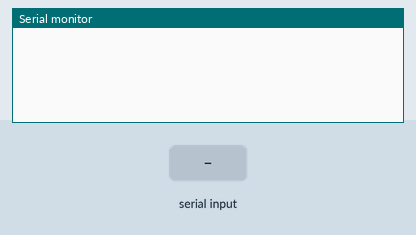
This sketch was run on a simulated Arduino Uno, built with avr-gcc and run on an emulated ATmega328P. On the bench: the last lines printed to the serial monitor. Inputs (shaded band) come from the test bench.

Above: at 1.2 s.
1.3 s: "1" received over Serial
At 2.4 s:
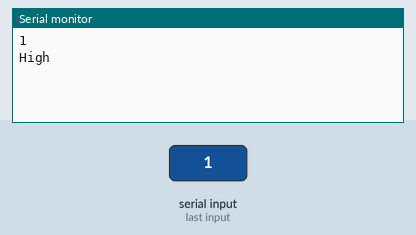
2.8 s: "0" received over Serial
At 3.5 s:
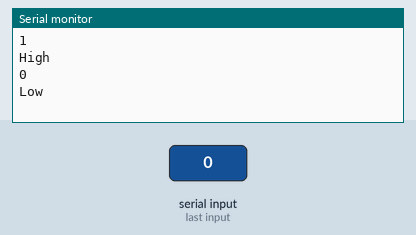
4.3 s: "2" received over Serial
At 5.7 s:
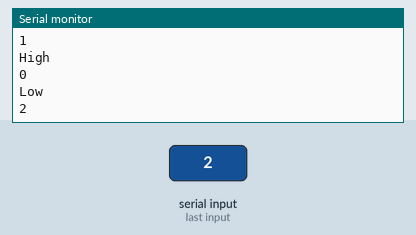

The sketch:

bluetooth_module.ino
```cpp
char inputByte;
void setup() {
 Serial.begin(9600);
// pinMode(13,OUTPUT);
}

void loop() {
while(Serial.available()>0){
  inputByte= Serial.read();
  Serial.println(inputByte);
  if (inputByte=='1'){
  Serial.println("High");
  }
  else if (inputByte=='0'){
  Serial.println("Low");
  }
  }
}
```

Measured:
- after the input at 1.3 s, the serial monitor: prints a new line at once (image 1)
- after the input at 2.8 s, the serial monitor: prints a new line at once (image 2)
- after the input at 4.3 s, the serial monitor: prints a new line at once (image 3)
